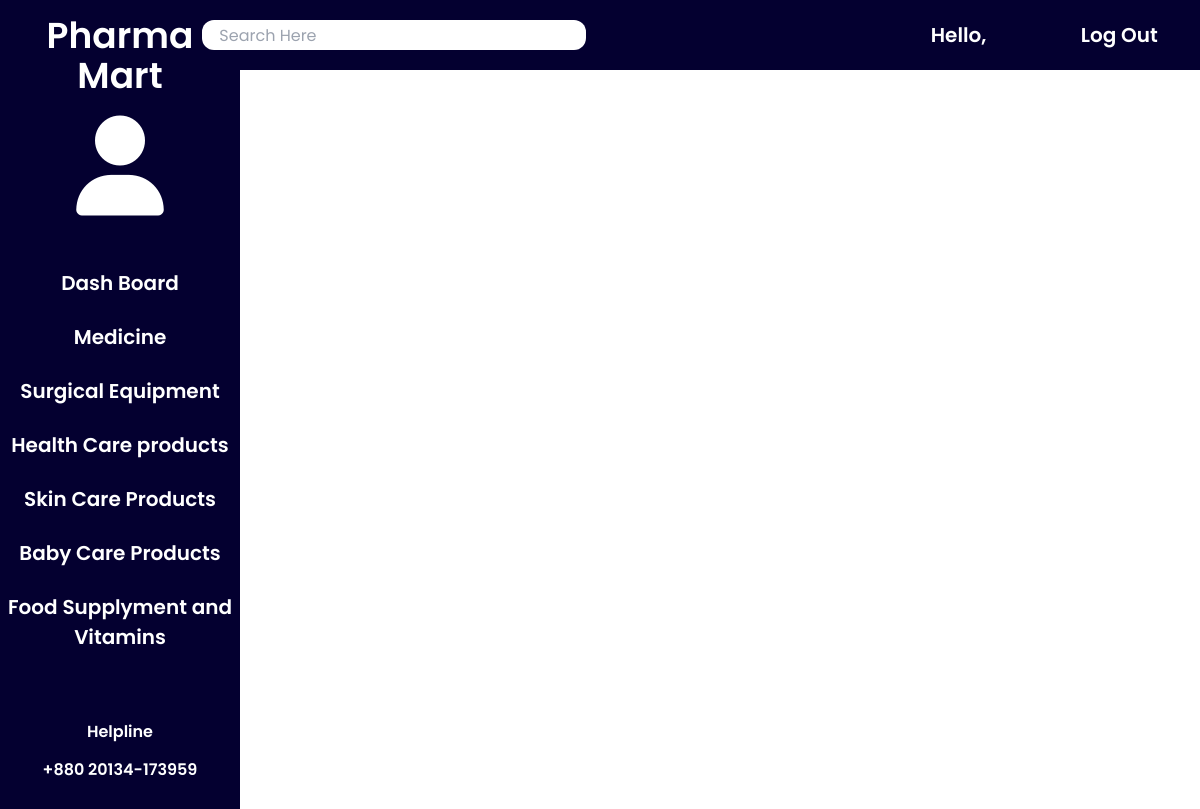
The page /Cu-medicine.php on the database as committed earlier.
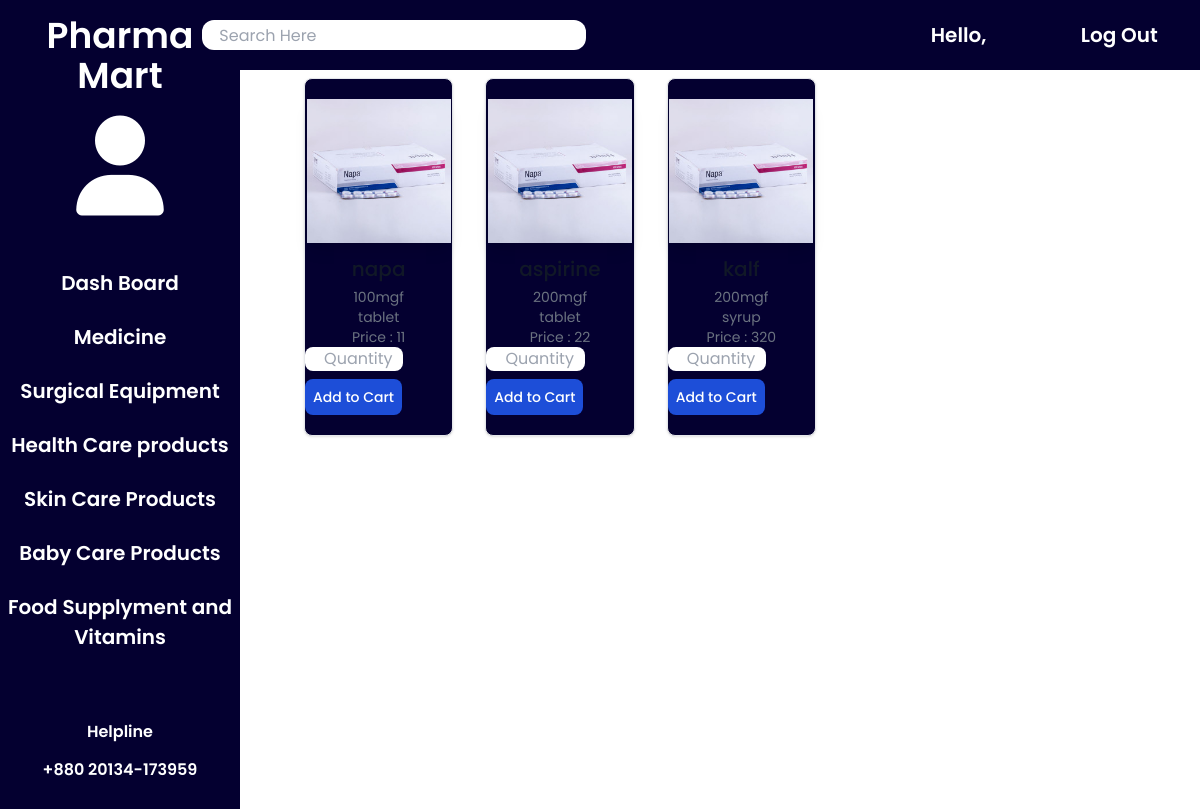
The same page on the database as committed later.
### tables this page shows
CREATE TABLE `medicine` (
  `medicine_name` varchar(20) NOT NULL,
  `dosage` varchar(50) DEFAULT NULL,
  `mgf` date NOT NULL,
  `exp` date NOT NULL,
  `category` varchar(80) NOT NULL,
  `quantity` int(80) NOT NULL,
  `base_price` varchar(80) NOT NULL,
  `sell_price` varchar(80) NOT NULL,
  `company_id` int(80) NOT NULL,
  `provider_id` int(11) DEFAULT NULL,
  `type` varchar(100) DEFAULT NULL
);

### Cu-medicine.php (the view, shortened to what this page needs)
<?php
    include('db_connect.php');
    $sql = "SELECT* FROM medicine WHERE category LIKE 'Medicine'";
    $result = mysqli_query($conn,$sql);
?>
<!doctype html>
<html>
<head>
    <script src="https://cdn.tailwindcss.com"></script>
    <link rel="stylesheet" href="../css/all.min.css">
    <script src="js/tailwind.config.js"></script>
</head>
<body class="m-0 p-0 font-pop">
    <div class="flex">
        <div class="w-1/5 bg-navy text-white font-semibold text-center pt-4">
            <h3 class="text-4xl pb-5">Pharma Mart</h3>
            <i class="fa-solid fa-user text-white text-[100px]"></i>
            <nav class="">
                <ul class="flex pt-10 flex-col text-20">
                    <a href="CustomerDashboard.php">
                        <li class="block  hover:bg-li-navy hover:ease-in py-3 ease-out duration-400"> Dash Board</li>
                    </a>
                    <a href="Cu-medicine.php">
                        <li class="block  hover:bg-li-navy hover:ease-in py-3 ease-out duration-400">Medicine</li>
                    </a>
                    <a href="Cu-surgicalEquipment.php">
                        <li class="block  hover:bg-li-navy hover:ease-in py-3 ease-out duration-400">Surgical Equipment
                        </li>
                    </a>
                    <a href="Cu-healthcare.php">
                        <li class="block  hover:bg-li-navy hover:ease-in py-3 ease-out duration-400">Health Care
                            products</li>
                    </a>
                    <a href="Cu-Skincare.php">
                        <li class="block  hover:bg-li-navy hover:ease-in py-3 ease-out duration-400">Skin Care Products
                        </li>
                    </a>
                    <a href="Cu-babycare.php">
                        <li class="block  hover:bg-li-navy hover:ease-in py-3 ease-out duration-400">Baby Care Products
                        </li>
                    </a>
                    <a href="Cu-Supplyment&Vitamin.php">
                        <li class="block  hover:bg-li-navy hover:ease-in py-3 ease-out duration-400">Food Supplyment and
                            Vitamins</li>
                    </a>
                </ul>
            </nav>
            <h2 class="pt-14 pb-1.5">Helpline</h2>
            <h3 class="pt-2 pb-20">+880 20134-173959</h3>
        </div>
        <div class="w-4/5">
            <div class="w-auto bg-navy flex justify-around p-5 text-white ">
                <input type="text" class="w-96 rounded-xl h-[30px] font-normal ml-[-80px]"
                    placeholder="    Search Here">
                <h1 class="font-semibold text-20 ml-[300px]">Hello, </h1>
                <a href="Cu-logout.php" class="font-semibold text-20 ml-[50px]">Log Out</a>
            </div>
            <div class="flex mt-2 ml-16 justify-start flex-wrap gap-8">
                <?php
                while($row = mysqli_fetch_assoc($result)){
                ?>
                    <div class="w-1/6 border duration-700 ease-in-out rounded-lg shadow bg-navy hover:bg-li-navy">
                        <div class="flex flex-col items-center py-5">
                            <img class="block w-36 h-36 mb-3 shadow-lg" src="./images/napa.jpg"
                                alt="Bonnie image" />
                            <h5 class="mb-1 text-xl font-medium text-gray-900 dark:text-white"><?php echo $row['medicine_name'] ?></h5>
                            <span class="text-sm text-gray-500 dark:text-gray-400"><?php echo $row['dosage'] ?>mgf</span>
                            <span class="text-sm text-gray-500 dark:text-gray-400"><?php echo $row['type'] ?></span>
                            <span class="text-sm text-gray-500 dark:text-gray-400">Price : <?php echo $row['sell_price'] ?></span>
                            <form action="">
                            <input type="text" class="w-2/3 rounded-lg text-center" placeholder="  Quantity">
                            <input type = "submit" class = "btn btn-lg btn-primary inline-flex items-center px-2 py-2 text-sm font-medium text-center text-white bg-blue-700 rounded-lg hover:bg-blue-800 focus:ring-4 focus:outline-none focus:ring-blue-300 dark:bg-blue-600 dark:hover:bg-blue-700 dark:focus:ring-blue-800 mt-2" value = "Add to Cart">
                            </form>
                        </div>
                    </div>
                <?php } ?>
            </div>
        </div>
</body>
</html>

Rows that differ between the two databases and show on the page:
added medicine: dosage "100", type "tablet", sell_price "11"
added medicine: dosage "200", type "tablet", sell_price "22"
added medicine: dosage "200", type "syrup", sell_price "320"
